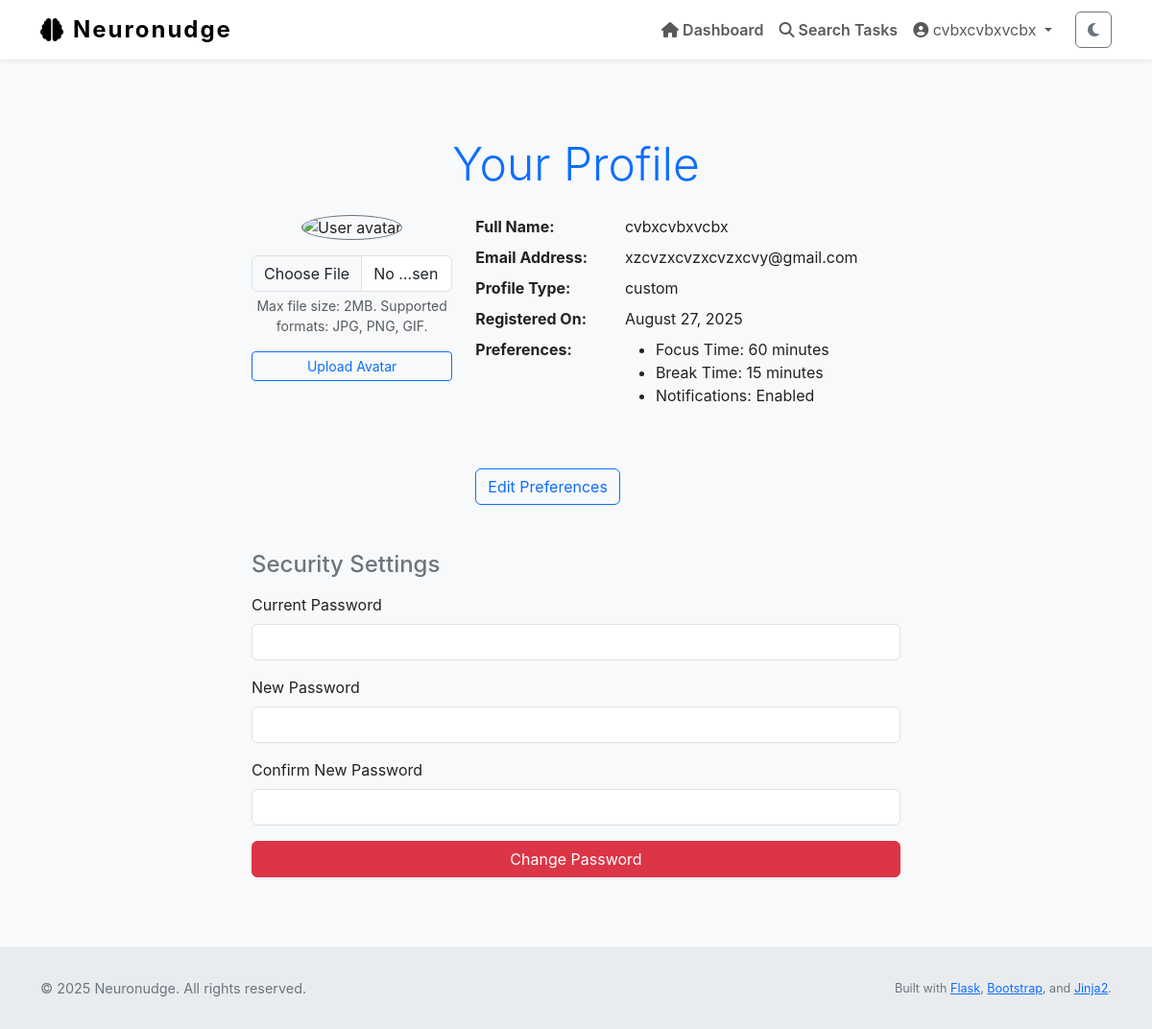
Screenshot of /profile (signed in) with the database file from the repository.
### Neuronudge/models.py (models this page shows, shortened)
class User(UserMixin, db.Model):
    id = db.Column(db.Integer, primary_key=True)
    name = db.Column(db.String(150), nullable=True)                # full name
    username = db.Column(db.String(150), unique=True, nullable=False)
    email = db.Column(db.String(150), unique=True, nullable=False)
    password_hash = db.Column(db.String(256), nullable=False)
    profile_type = db.Column(db.String(50), nullable=False, default='General')
    created_at = db.Column(db.DateTime, default=datetime.utcnow)
    tasks = db.relationship('Task', backref='user', lazy=True)
    logs = db.relationship('ActivityLog', backref='user', lazy=True)
    preferences = db.relationship('OnboardingPreferences', back_populates='user', uselist=False)
    avatar_url = db.Column(db.String(300), default=None)
    registered_on = db.Column(db.DateTime, default=datetime.utcnow)
    dashboard_features = db.Column(JSON, nullable=False, default=[])
    feature_task_timer = db.Column(db.Boolean, default=False)
    feature_task_stats = db.Column(db.Boolean, default=True)
    feature_focus_mode = db.Column(db.Boolean, default=False)
    feature_deadline_tracker = db.Column(db.Boolean, default=False)
    feature_priority_sort = db.Column(db.Boolean, default=False)
    feature_task_export = db.Column(db.Boolean, default=False)
    feature_progress_graphs = db.Column(db.Boolean, default=False)
    def get_avatar(self):
        return self.avatar_url or url_for('static', filename='img/default-avatar.png')

class OnboardingPreferences(db.Model):
    __tablename__ = 'onboarding_preferences'
    id = db.Column(db.Integer, primary_key=True)
    user_id = db.Column(db.Integer, db.ForeignKey('user.id'), unique=True, nullable=False)
    focus_time = db.Column(db.Integer, nullable=False, default=25)
    break_time = db.Column(db.Integer, nullable=False, default=5)
    long_break_time = db.Column(db.Integer, nullable=False, default=15)
    session_goal = db.Column(db.Integer, default=4)
    notifications_enabled = db.Column(db.Boolean, default=True)
    dark_mode_enabled = db.Column(db.Boolean, default=False)
    theme_color = db.Column(db.String(20), default='blue')
    font_size = db.Column(db.String(10), default='medium')
    sound_enabled = db.Column(db.Boolean, default=True)
    created_at = db.Column(db.DateTime, default=datetime.utcnow)
    updated_at = db.Column(db.DateTime, default=datetime.utcnow, onupdate=datetime.utcnow)
    user = db.relationship('User', back_populates='preferences')

### Neuronudge/views.py (the view, shortened to what this page needs)
@main.route('/profile', methods=['GET', 'POST'])
@login_required
def profile():
    form = ProfileUpdateForm(obj=current_user)
    change_password_form = ChangePasswordForm()
    return render_template('profile.html', form=form, change_password_form=change_password_form)

### Neuronudge/forms.py
class ProfileUpdateForm(FlaskForm):
    username = StringField('Username', validators=[Optional(), Length(min=4, max=20)])
    email = StringField('Email', validators=[InputRequired(), Email()])
    profile_type = SelectField('Profile Type', choices=[('ADHD', 'ADHD'), ('Dyslexia', 'Dyslexia'), ('General', 'General')])
    submit = SubmitField('Update Profile')

class ChangePasswordForm(FlaskForm):
    current_password = PasswordField("Current Password", validators=[DataRequired()])
    new_password = PasswordField("New Password", validators=[DataRequired()])
    confirm_new_password = PasswordField(
        "Confirm New Password",
        validators=[DataRequired(), EqualTo("new_password", message="Passwords must match")],
    )
    submit = SubmitField("Change Password")

### Neuronudge/__init__.py (called while the page is built)
def create_app():
    app = Flask(__name__)
    app.config['SQLALCHEMY_DATABASE_URI'] = 'sqlite:///db.sqlite'
    app.config['SQLALCHEMY_TRACK_MODIFICATIONS'] = False
    app.config['SECRET_KEY'] = 'dev' #Replace later
    app.config['ALLOWED_EXTENSIONS'] = {"png","jpg","jpeg","gif"}
    db.init_app(app)
    migrate.init_app(app, db)
    login_manager.init_app(app)
    from Neuronudge import models  # ensures models are registered
    @login_manager.user_loader
    def load_user(user_id):
        from Neuronudge.models import User  # local import to avoid circular import
        return User.query.get(int(user_id))
    from Neuronudge.views import main
    from Neuronudge.auth import auth
    app.register_blueprint(main)
    app.register_blueprint(auth, url_prefix='/auth')
    with app.app_context():
        db.create_all()
    return app

### Neuronudge/templates/profile.html (shortened to what this page needs)
{% extends "layout.html" %}
{% block content %}
<section aria-labelledby="profileHeading" class="my-5">
    <div class="container" style="max-width: 700px;">
        <h1 id="profileHeading" class="mb-4 display-5 text-primary text-center">Your Profile</h1>
        <div class="row">
            <div class="col-md-4 text-center mb-4">
                <img
                    src="{{ current_user.get_avatar() }}"
                    alt="User avatar"
                    class="img-fluid rounded-circle border border-secondary"
                    style="max-width: 180px;"
                />
                <form method="POST" action="{{ url_for('main.upload_avatar') }}"
                      enctype="multipart/form-data" class="mt-3" aria-label="Upload new avatar">
                    <div class="mb-3">
                        <input class="form-control" type="file" name="avatar" accept="image/*" aria-describedby="avatarHelp" />
                        <div id="avatarHelp" class="form-text">
                            Max file size: 2MB. Supported formats: JPG, PNG, GIF.
                        </div>
                    </div>
                    <button type="submit" class="btn btn-outline-primary btn-sm w-100">
                        Upload Avatar
                    </button>
                </form>
            </div>
            <div class="col-md-8">
                <dl class="row">
                    <dt class="col-sm-4">Full Name:</dt>
                    <dd class="col-sm-8">{{ current_user.name or "Not set" }}</dd>
                    <dt class="col-sm-4">Email Address:</dt>
                    <dd class="col-sm-8">{{ current_user.email }}</dd>
                    <dt class="col-sm-4">Profile Type:</dt>
                    <dd class="col-sm-8">{{ current_user.profile_type }}</dd>
                    <dt class="col-sm-4">Registered On:</dt>
                    <dd class="col-sm-8">
                        {% if current_user.registered_on %}
                            {{ current_user.registered_on.strftime('%B %d, %Y') }}
                        {% else %}
                            Not Available
                        {% endif %}
                    </dd>
                    <dt class="col-sm-4">Preferences:</dt>
                    <dd class="col-sm-8">
                        <ul>
                            <li>Focus Time: {{ current_user.preferences.focus_time }} minutes</li>
                            <li>Break Time: {{ current_user.preferences.break_time }} minutes</li>
                            <li>Notifications: {{ 'Enabled' if current_user.preferences.notifications_enabled else 'Disabled' }}</li>
                        </ul>
                    </dd>
                </dl>
                <a href="{{ url_for('main.onboarding') }}" class="btn btn-outline-primary mt-4"
                   aria-label="Edit your preferences">Edit Preferences</a>
            </div>
        </div>
        <section aria-labelledby="securityHeading" class="mt-5">
            <h2 id="securityHeading" class="h4 text-secondary mb-3">Security Settings</h2>
            <form method="POST" action="{{ url_for('main.change_password') }}"
                  novalidate role="form" aria-describedby="passwordHelp">
                <div class="mb-3">
                    <label for="current_password" class="form-label">Current Password</label>
                    {{ change_password_form.current_password(class="form-control", id="current_password", aria_required="true") }}
                </div>
                <div class="mb-3">
                    <label for="new_password" class="form-label">New Password</label>
                    {{ change_password_form.new_password(class="form-control", id="new_password", aria_required="true") }}
                </div>
                <div class="mb-3">
                    <label for="confirm_new_password" class="form-label">Confirm New Password</label>
                    {{ change_password_form.confirm_new_password(class="form-control", id="confirm_new_password", aria_required="true") }}
                </div>
                <button type="submit" class="btn btn-danger w-100">Change Password</button>
            </form>
        </section>
    </div>
</section>
{% endblock %}

### Neuronudge/templates/layout.html (shortened to what this page needs)
<!DOCTYPE html>
<html lang="en" class="h-100" data-theme="light">
<head>
    <link href="https://cdn.jsdelivr.net/npm/bootstrap@5.3.0/dist/css/bootstrap.min.css" rel="stylesheet" />
    <link href="https://cdnjs.cloudflare.com/ajax/libs/font-awesome/6.4.0/css/all.min.css" rel="stylesheet" />
    <link rel="stylesheet" href="{{ url_for('static', filename='style.css') }}" />
</head>
<body class="d-flex flex-column h-100" role="document" aria-live="polite" aria-busy="false" aria-label="Neuronudge main document">
<nav class="navbar navbar-expand-lg navbar-light fixed-top bg-white shadow-sm" role="navigation" aria-label="Main navigation">
    <div class="container">
        <a class="navbar-brand d-flex align-items-center" href="{{ url_for('main.home') }}" aria-label="Neuronudge homepage">
            <i class="fa-solid fa-brain me-2" aria-hidden="true"></i> Neuronudge
        </a>
        <div class="collapse navbar-collapse" id="navbarNav">
            <ul class="navbar-nav ms-auto align-items-center" role="menubar">
                {% if current_user.is_authenticated %}
                    <li class="nav-item" role="none">
                        <a class="nav-link fw-semibold" href="{{ url_for('main.dashboard') }}" role="menuitem">
                            <i class="fa-solid fa-house"></i> Dashboard
                        </a>
                    </li>
                    <li class="nav-item" role="none">
                        <a class="nav-link fw-semibold" href="{{ url_for('main.task_search') }}" role="menuitem">
                            <i class="fa-solid fa-magnifying-glass"></i> Search Tasks
                        </a>
                    </li>
                    <li class="nav-item dropdown" role="none">
                        <a class="nav-link dropdown-toggle" href="#" id="profileDropdown" role="button"
                           data-bs-toggle="dropdown" aria-expanded="false" aria-haspopup="true" aria-controls="profileDropdownMenu">
                            <i class="fa-solid fa-user-circle"></i> {{ current_user.name or current_user.email }}
                        </a>
                    </li>
                    <li class="nav-item" role="none">
                        <button id="darkModeToggle" class="btn btn-outline-secondary ms-3" aria-pressed="false" aria-label="Toggle dark mode">
                            <i class="fa-solid fa-moon"></i>
                        </button>
                    </li>
                {% endif %}
            </ul>
        </div>
    </div>
</nav>
<div class="flash-message container position-fixed top-0 end-0 p-3" role="region" aria-live="assertive" aria-atomic="true">
</div>
<main role="main" class="container flex-grow-1 my-4" tabindex="-1">
    {% block content %}{% endblock %}
</main>
<footer class="footer mt-auto" role="contentinfo">
    <div class="container d-flex flex-column flex-md-row justify-content-between align-items-center">
        <p class="mb-2 mb-md-0">&copy; {{ current_year if current_year else "2025" }} Neuronudge. All rights reserved.</p>
        <p class="mb-0">
            <small>
                Built with
                <a href="https://flask.palletsprojects.com/" target="_blank" rel="noopener noreferrer">Flask</a>,
                <a href="https://getbootstrap.com/" target="_blank" rel="noopener noreferrer">Bootstrap</a>,
                and
                <a href="https://jinja.palletsprojects.com/" target="_blank" rel="noopener noreferrer">Jinja2</a>.
            </small>
        </p>
    </div>
</footer>
</body>
</html>

### Neuronudge/static/style.css (style rules this page uses)
:root { --page-bg: #eef5ff; --muted-text: #6c757d; }
body { background-color: var(--page-bg); color: #222; font-family: -apple-system, BlinkMacSystemFont, "Segoe UI", Roboto, "Helvetica Neue", Arial; line-height: 1.5; }
.flash-message { position: fixed; top: 70px; right: 1rem; z-index: 1080; min-width: 320px; max-width: 350px; pointer-events: auto; }

### Neuronudge/templates/layout.html (style rules this page uses)
body { padding-top: 70px; background-color: var(--bs-light-bg, #f8f9fa); min-height: 100vh; display: flex; flex-direction: column; font-family: -apple-system, BlinkMacSystemFont, "Segoe UI", Roboto, "Helvetica Neue", Arial; text-size-adjust: 100%; }
.navbar-brand { font-weight: 700; font-size: 1.5rem; letter-spacing: 2px; }
.footer { margin-top: auto; padding: 2rem 0; background-color: var(--bs-light-footer-bg, #e9ecef); text-align: center; font-size: 0.9rem; color: #6c757d; }
.flash-message { position: fixed; top: 70px; right: 1rem; z-index: 1080; min-width: 320px; max-width: 350px; pointer-events: auto; }

### rows the page displays
User: name "cvbxcvbxvcbx", email "xzcvzxcvzxcvzxcvy@gmail.com", profile_type "custom", registered_on "August 27, 2025"
OnboardingPreferences: preferences.focus_time "60", preferences.break_time "15", notifications_enabled "Enabled"

### other values shown
{{ current_year if current_year else "2025" }} "2025"
